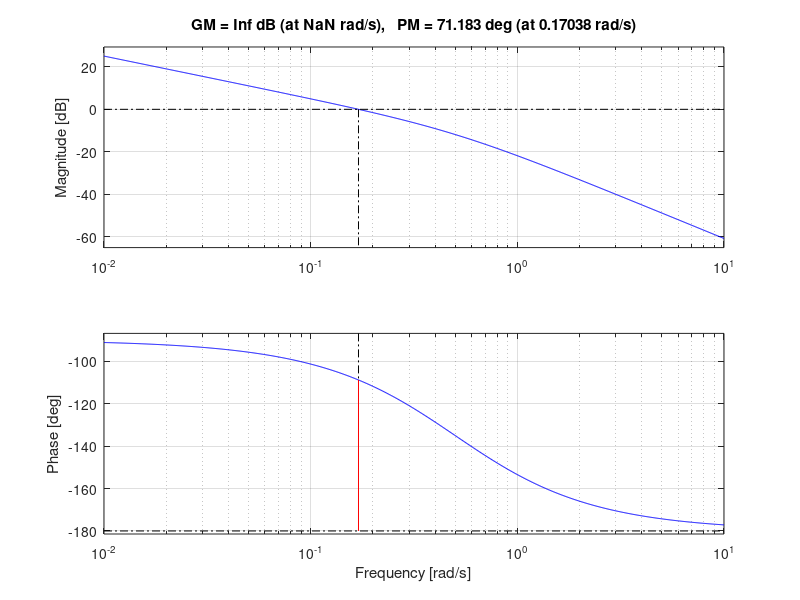
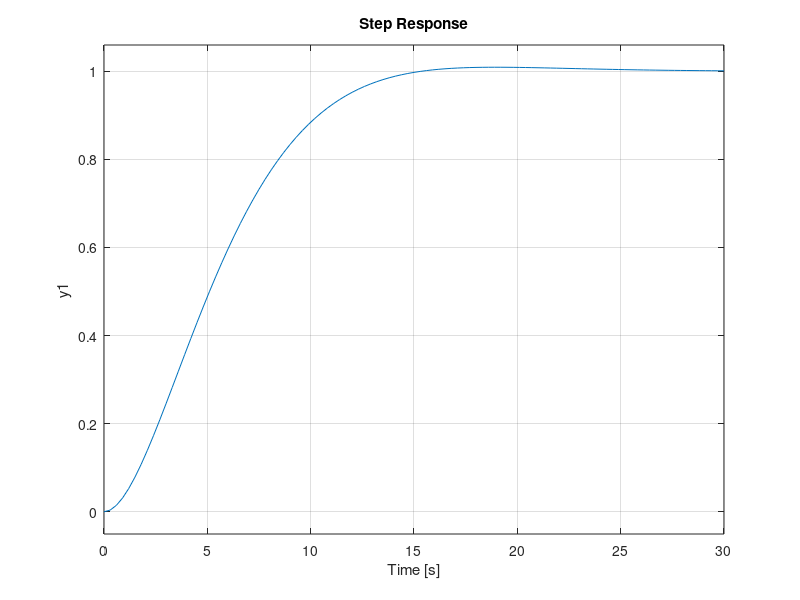

Source code (MATLAB) for these figures, in order: (Note: this script raises an error after producing the figures.)
clear all
close all
clc

Wp = tf(0.5, conv([5, 1], [2, 1]))

Ap = 1.8
Ti = 5

% Wc = Ap * tf([Ti, 1], [Ti, 0])
Wc = Ap/Ti * tf([Ti, 1], [1, 0])

% 1.1 feladat
Wo = minreal(Wc * Wp)

figure()
margin(Wo)
[Gm, Pm, wcg, wcp] = margin(Wo)

Wry = feedback(Wo, 1, -1)
figure()
step(Wry)

info = stepinfo(Wry)

% 1.4 feladat
maxRomlas = 0.9
TsMax = (2/wcp) * maxRomlas *(pi/180)
Ts = 0.18
Dc = c2d(Wc, Ts, 'zoh')
romlas = (wcp*Ts) / 2 *(180/pi)


%% 2. feladat pd szabalyzo
clear all
close all
clc

Wp = tf(5, conv([5, 1], [2, 1]))

Ap = 2.2
N = 10
Tc = T / (N + 1)
Td = N * Tc

Wc = Ap * tf([Td+Tc, 1], [Tc, 1])

Wo = minreal(Wc * Wp)

figure()
margin(Wo)
[Gm, Pm, wcg, wcp] = margin(Wo)
Wry = feedback(Wo, 1, -1)
info = stepinfo(Wry)

maxRomlas = 0.9
TsMax = (2/wcp) *maxRomlas * (pi/180)

Ts = 0.015
Dc = c2d(Wc, Ts, 'zoh')

romlas = (wcp*Ts) / 2 * (180/pi)

%% harmadik

clear all
close all
clc

Wp = tf(0.5, conv([10, 1], [5,1], [2,1]))

Ap = 1
Ti = 10
Wc = Ap / Ti * tf([Ti, 1], [1, 0])

Wo = minreal(Wc * Wp)

figure()
margin(Wo)
[Gm, Pm, wcg, wcp] = margin(Wo)

Wry = feedback(Wo, 1, -1)

info = stepinfo(Wry)
maxRomlas = 0.9
TsMax = (2/wcp) *maxRomlas * (pi/180)

Ts = 0.8
Dc = c2d(Wc, Ts, 'zoh')

% u[k] = u[k-1] + 1.8 e[k] - 1.735e[k-1]